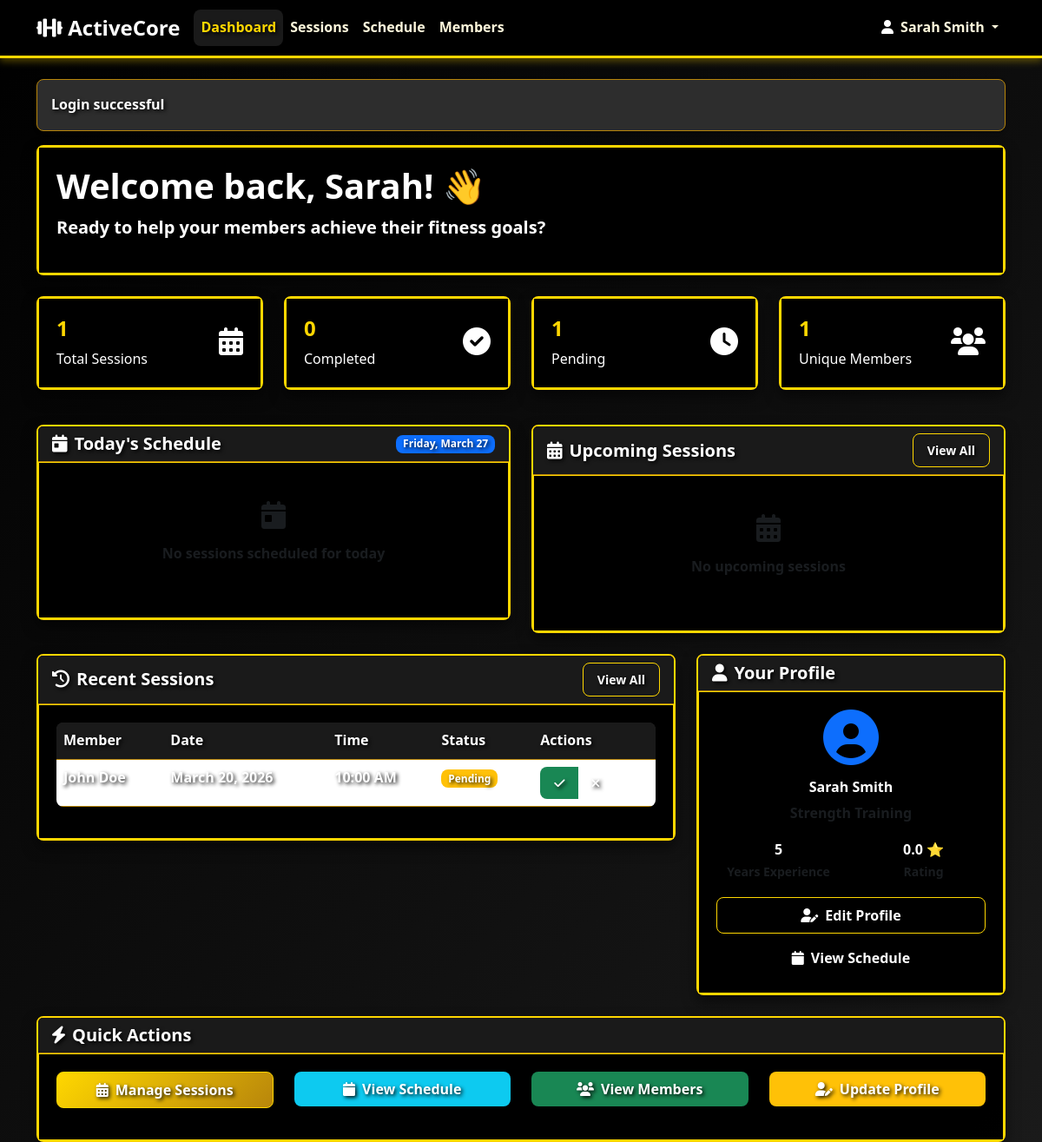
The app's page /views/coach/dashboard.php (signed in) with its own data.
### tables this page shows
CREATE TABLE coaches (
    coach_id INT PRIMARY KEY AUTO_INCREMENT,
    user_id INT UNIQUE NOT NULL,
    first_name VARCHAR(50) NOT NULL,
    last_name VARCHAR(50) NOT NULL,
    specialization VARCHAR(100),
    experience_years INT DEFAULT 0,
    rating DECIMAL(3,2) DEFAULT 0.00,
    phone VARCHAR(20),
    is_available BOOLEAN DEFAULT TRUE,
    FOREIGN KEY (user_id) REFERENCES users(user_id) ON DELETE CASCADE
);

CREATE TABLE coach_sessions (
    session_id INT PRIMARY KEY AUTO_INCREMENT,
    coach_id INT NOT NULL,
    member_id INT NOT NULL,
    session_date DATE NOT NULL,
    session_time TIME NOT NULL,
    status ENUM('pending', 'confirmed', 'completed', 'cancelled') DEFAULT 'pending',
    notes TEXT,
    created_at TIMESTAMP DEFAULT CURRENT_TIMESTAMP,
    FOREIGN KEY (coach_id) REFERENCES coaches(coach_id) ON DELETE CASCADE,
    FOREIGN KEY (member_id) REFERENCES members(member_id) ON DELETE CASCADE
);

CREATE TABLE members (
    member_id INT PRIMARY KEY AUTO_INCREMENT,
    user_id INT UNIQUE NOT NULL,
    first_name VARCHAR(50) NOT NULL,
    last_name VARCHAR(50) NOT NULL,
    phone VARCHAR(20),
    membership_date DATE DEFAULT CURRENT_DATE,
    membership_status ENUM('active', 'inactive', 'expired') DEFAULT 'active',
    FOREIGN KEY (user_id) REFERENCES users(user_id) ON DELETE CASCADE
);

### views/coach/dashboard.php (the view, shortened to what the rows shown need)
<?php
require_once __DIR__ . '/../../config/database.php';
require_once __DIR__ . '/../../controllers/AuthController.php';
require_once __DIR__ . '/../../models/Coach.php';
require_once __DIR__ . '/../../models/Member.php';
$authController = new AuthController();
$coach = new Coach();
$coachData = $authController->getProfile();
$coachId = $_SESSION['coach_id'];
$recentSessions = $coach->getSessionHistory($coachId, 5);
?>
<!DOCTYPE html>
<html lang="en">
<head>
    <link href="https://cdn.jsdelivr.net/npm/bootstrap@5.3.0/dist/css/bootstrap.min.css" rel="stylesheet">
    <link href="https://cdnjs.cloudflare.com/ajax/libs/font-awesome/6.0.0/css/all.min.css" rel="stylesheet">
    <link href="<?php echo ASSETS_URL; ?>css/style.css" rel="stylesheet">
</head>
<body>
    <div class="container mt-4">
        <div class="row mb-4">
            <div class="col-12">
                <div class="card bg-gradient text-white">
                    <div class="card-body">
                        <h1 class="display-6 fw-bold">Welcome back, <?php echo htmlspecialchars($coachData['first_name']); ?>! 👋</h1>
                        <p class="lead">Ready to help your members achieve their fitness goals?</p>
                    </div>
                </div>
            </div>
        </div>
        <div class="row">
            <div class="col-lg-8 mb-4">
                <div class="card">
                    <div class="card-body">
                        <?php if (!empty($recentSessions)): ?>
                            <div class="table-responsive">
                                <table class="table table-hover">
                                    <thead>
                                        <tr>
                                            <th>Member</th>
                                            <th>Date</th>
                                            <th>Time</th>
                                            <th>Status</th>
                                            <th>Actions</th>
                                        </tr>
                                    </thead>
                                    <tbody>
                                        <?php foreach ($recentSessions as $session): ?>
                                            <tr>
                                                <td>
                                                    <?php echo htmlspecialchars($session['member_first_name'] . ' ' . $session['member_last_name']); ?>
                                                </td>
                                                <td><?php echo formatDate($session['session_date']); ?></td>
                                                <td><?php echo formatTime($session['session_time']); ?></td>
                                                <td>
                                                    <span class="badge bg-<?php echo ($session['status'] === 'completed') ? 'success' : (($session['status'] === 'confirmed') ? 'info' : (($session['status'] === 'pending') ? 'warning' : 'danger')); ?>">
                                                        <?php echo ucfirst($session['status']); ?>
                                                    </span>
                                                </td>
                                                <td>
                                                    <div class="btn-group btn-group-sm">
                                                        <?php if ($session['status'] === 'pending'): ?>
                                                            <button class="btn btn-sm btn-success" onclick="confirmSession(<?php echo $session['session_id']; ?>)">
                                                                <i class="fas fa-check"></i>
                                                            </button>
                                                        <?php endif; ?>
                                                        <button class="btn btn-sm btn-outline-danger" onclick="cancelSession(<?php echo $session['session_id']; ?>)">
                                                            <i class="fas fa-times"></i>
                                                        </button>
                                                    </div>
                                                </td>
                                            </tr>
                                        <?php endforeach; ?>
                                    </tbody>
                                </table>
                            </div>
                        <?php endif; ?>
                    </div>
                </div>
            </div>
            <div class="col-lg-4 mb-4">
                <div class="card">
                    <div class="card-body">
                        <div class="text-center mb-3">
                            <i class="fas fa-user-circle fa-4x text-primary"></i>
                        </div>
                        <h6 class="text-center"><?php echo htmlspecialchars($coachData['first_name'] . ' ' . $coachData['last_name']); ?></h6>
                        <p class="text-center text-muted"><?php echo htmlspecialchars($coachData['specialization'] ?? 'General Fitness'); ?></p>
                        <div class="row text-center mb-3">
                            <div class="col-6">
                                <strong><?php echo $coachData['experience_years']; ?></strong>
                                <br><small class="text-muted">Years Experience</small>
                            </div>
                            <div class="col-6">
                                <strong><?php echo number_format($coachData['rating'], 1); ?> ⭐</strong>
                                <br><small class="text-muted">Rating</small>
                            </div>
                        </div>
                        <div class="d-grid gap-2">
                            <a href="profile.php" class="btn btn-outline-primary">
                            </a>
                            <a href="schedule.php" class="btn btn-outline-info">
                            </a>
                        </div>
                    </div>
                </div>
            </div>
        </div>
    </div>
</body>
</html>

### records on screen
coaches: first_name "Sarah", first_name+last_name "Sarah Smith", specialization "Strength Training", experience_years "5", rating "0.0"
coach_sessions: member.last_name "John Doe", session_date "March 20, 2026", session_time "10:00 AM", status "Pending"

### other values on screen
$_SESSION['full_name'] "Sarah Smith"
$_SESSION['success'] "Login successful"
$stats['total_sessions'] "1"
$stats['completed_sessions'] "0"
$stats['pending_sessions'] "1"
$stats['unique_members'] "1"
